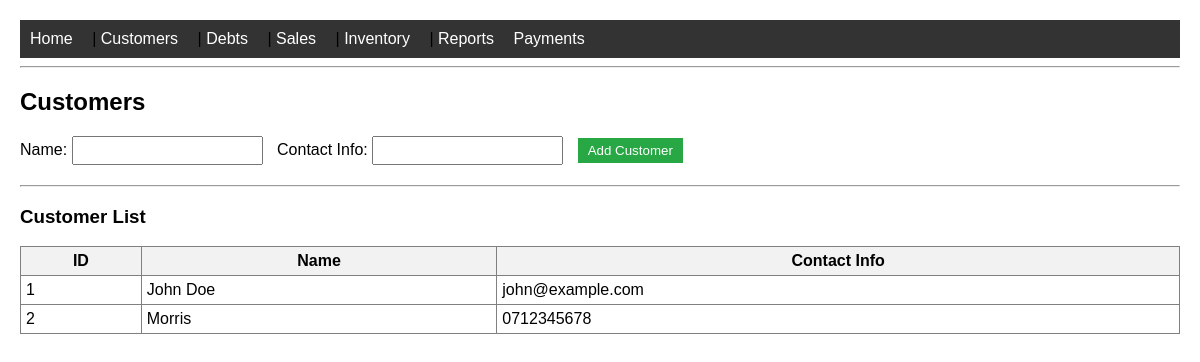
Page /customers on the committed database.
### models.py (models this page shows)
class Customer(db.Model):
    __tablename__ = "customer"
    id = db.Column(db.Integer, primary_key=True)
    name = db.Column(db.String(100), nullable=False)
    contact_info = db.Column(db.String(200))
    debts = db.relationship("Debt", back_populates="customer", lazy=True)
    sales = db.relationship("Sale", back_populates="customer", lazy=True)

### app.py (the view, shortened to what this page needs)
@app.route("/customers", methods=["GET", "POST"])
def customers():
    all_customers = Customer.query.all()
    return render_template("customers.html", customers=all_customers)

### templates/customers.html
{% extends "base.html" %}
{% block content %}
<h2>Customers</h2>
<form method="POST">
    <label for="name">Name:</label>
    <input type="text" name="name" required>
    <label for="contact_info">Contact Info:</label>
    <input type="text" name="contact_info">
    <button type="submit">Add Customer</button>
</form>
<hr>
<h3>Customer List</h3>
<table border="1" cellpadding="5">
    <tr>
        <th>ID</th>
        <th>Name</th>
        <th>Contact Info</th>
    </tr>
    {% for customer in customers %}
    <tr>
        <td>{{ customer.id }}</td>
        <td>{{ customer.name }}</td>
        <td>{{ customer.contact_info }}</td>
    </tr>
    {% endfor %}
</table>
{% endblock %}

### static/style.css (style rules this page uses)
body { font-family: Arial, sans-serif; margin: 20px; }
form { margin-bottom: 20px; }
form input { margin-right: 10px; padding: 5px; }
form button { padding: 5px 10px; background-color: #007bff; color: white; border: none; cursor: pointer; }
table { width: 100%; border-collapse: collapse; }
table th { background-color: #f2f2f2; }
form input, form select { margin-right: 10px; padding: 5px; }
form button { padding: 5px 10px; background-color: #28a745; color: white; border: none; cursor: pointer; }

### rows in the picture
Customer: id "1", name "John Doe", contact_info "john@example.com"
Customer: id "2", name "Morris", contact_info "0712345678"
